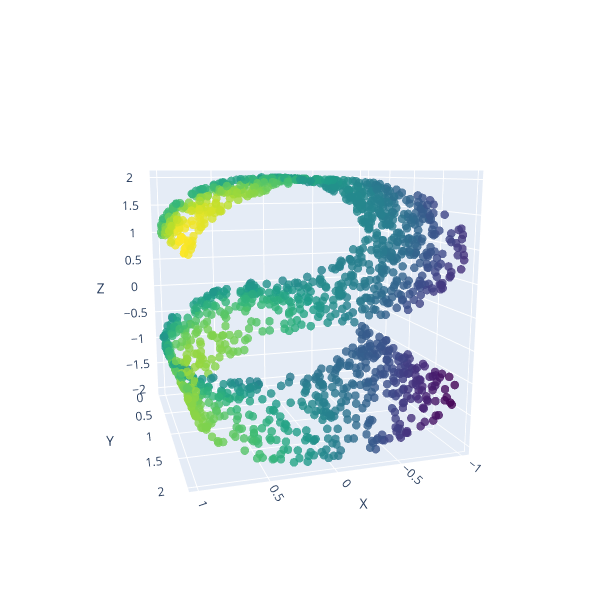

Notebook cell for this chart:
### Code cell
# 3D input

y = my3D_sinusoidal_func(X[:,0],X[:,1], X[:,2])

#y = my3D_linear_func(X[:,0],X[:,1], X[:,2])


fig = go.Figure(data=[go.Scatter3d(
    x=X[:,0],y=X[:,1],z=X[:,2], mode='markers', marker=dict( size=5, color=y, colorscale='Viridis',opacity=0.8 ) )])

fig.update_layout(
    scene=dict(aspectmode='cube', xaxis_title='X', yaxis_title='Y', zaxis_title='Z',camera=dict(eye=dict(x=0.75, y=2.5, z=0.5)) ),
    width=600, height=600, margin=dict(r=30, b=20, l=20, t=20) )
fig.show()

### Figure 1 — Plotly figure (JSON) as saved in the notebook; plotly's stock layout.template omitted (floating-point values rounded to 4 significant figures; data arrays with more than 128 entries replaced by an {"elided": "..."} marker saying what was removed)
{"data": [{"marker": {"color": {"elided": "1500 float values"}, "colorscale": [[0, "#440154"], [0.1111, "#482878"], [0.2222, "#3e4989"], [0.3333, "#31688e"], [0.4444, "#26828e"], [0.5556, "#1f9e89"], [0.6667, "#35b779"], [0.7778, "#6ece58"], [0.8889, "#b5de2b"], [1, "#fde725"]], "opacity": 0.8, "size": 5}, "mode": "markers", "type": "scatter3d", "x": {"elided": "1500 float values"}, "y": {"elided": "1500 float values"}, "z": {"elided": "1500 float values"}}], "layout": {"height": 600, "margin": {"b": 20, "l": 20, "r": 30, "t": 20}, "scene": {"aspectmode": "cube", "camera": {"eye": {"x": 0.75, "y": 2.5, "z": 0.5}}, "xaxis": {"title": {"text": "X"}}, "yaxis": {"title": {"text": "Y"}}, "zaxis": {"title": {"text": "Z"}}}, "width": 600}}
